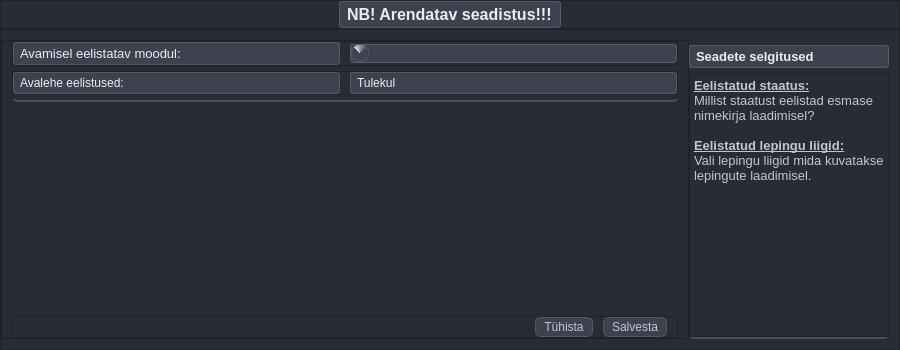
<?xml version="1.0" encoding="UTF-8"?>
<ui version="4.0">
 <class>UserSettings</class>
 <widget class="QDialog" name="UserSettings">
  <property name="geometry">
   <rect>
    <x>0</x>
    <y>0</y>
    <width>900</width>
    <height>350</height>
   </rect>
  </property>
  <property name="sizePolicy">
   <sizepolicy hsizetype="Fixed" vsizetype="Fixed">
    <horstretch>0</horstretch>
    <verstretch>0</verstretch>
   </sizepolicy>
  </property>
  <property name="minimumSize">
   <size>
    <width>900</width>
    <height>350</height>
   </size>
  </property>
  <property name="maximumSize">
   <size>
    <width>900</width>
    <height>350</height>
   </size>
  </property>
  <property name="windowTitle">
   <string>Kasutaja eelistused</string>
  </property>
  <property name="styleSheet">
   <string notr="true">

#fHelpMenu, 
#fSettingsPreferrences
{
   border: 2px solid #4d4d5b;    /*Same border style as QLineEdit */
    border-radius: 5px;
	border-top: none;
    border-left: none;
    border-right: none;
}


QWidget{
    background-color: #272c35;
	color:#c5c5d2
}


/*esialgu jaotamata omadused*/
QComboBox{

	background-color:#40414f;
	color:#ececf1;
	border: 1px solid #565869;
	border-radius: 3px;
	padding-left: 5px
}

/*Style the dropdown area*/
QComboBox::drop-down{
	background-color: qconicalgradient(cx:0.5, cy:0.5, angle:135, stop:0.704545 rgba(64, 65, 79), stop:1 rgba(217, 217, 227));
	border: 1px solid #565869;
	border-radius: 8px;
	height:16px;
	width: 16px;
	subcontrol-origin: padding;
    subcontrol-position: left
}

QComboBox::on{

  	border: 0.5px solid #acacbe;
}

QAbstractItemView {
	background-color:#40414f;
	color:#ececf1;
	border: 1px solid #565869;
	border-radius: 4px;
	padding-left: 5px
}


QPushButton{
	padding: 2px 8px;
	text-align: center;
	border-radius: 6px;
	background-color:#40414f;
	border: 1px solid #565869;
}


QPushButton:hover{
    background-color: #8e8ea0;
	border: 0.5px solid #acacbe;
	color: #343541;
	text-align: center;	
	padding: 2px 8px;
    border-radius: 6px;
	
}

QLabel {
    background-color: #40414f;
    color: #ececf1;
    border: 1px solid #565869;
    border-radius: 3px;
    padding: 3px;
}

QLineEdit {
    background-color: #35363f;  /* Lighter background color */
    color: #ececf1;
    /*border: 1px solid #4d4d5b;  Thinner border with a different color */
    border-radius: 5px;
    padding: 4px;
}

QLineEdit:hover {
    background-color: #3d3e47;  /* Slightly darker background color on hover */
}

/* Remove top and side borders */
QLineEdit {
    border-top: none;
    border-left: none;
    border-right: none;
}



</string>
  </property>
  <layout class="QVBoxLayout" name="verticalLayout_4">
   <property name="spacing">
    <number>0</number>
   </property>
   <property name="leftMargin">
    <number>0</number>
   </property>
   <property name="topMargin">
    <number>0</number>
   </property>
   <property name="rightMargin">
    <number>0</number>
   </property>
   <property name="bottomMargin">
    <number>0</number>
   </property>
   <item>
    <widget class="QFrame" name="f_Label">
     <property name="frameShape">
      <enum>QFrame::StyledPanel</enum>
     </property>
     <property name="frameShadow">
      <enum>QFrame::Raised</enum>
     </property>
     <layout class="QVBoxLayout" name="verticalLayout">
      <property name="spacing">
       <number>0</number>
      </property>
      <property name="leftMargin">
       <number>0</number>
      </property>
      <property name="topMargin">
       <number>0</number>
      </property>
      <property name="rightMargin">
       <number>0</number>
      </property>
      <property name="bottomMargin">
       <number>0</number>
      </property>
      <item alignment="Qt::AlignHCenter|Qt::AlignTop">
       <widget class="QLabel" name="lbl_Heading">
        <property name="font">
         <font>
          <family>Tahoma</family>
          <pointsize>12</pointsize>
          <weight>75</weight>
          <bold>true</bold>
         </font>
        </property>
        <property name="text">
         <string>NB! Arendatav seadistus!!!</string>
        </property>
       </widget>
      </item>
     </layout>
    </widget>
   </item>
   <item>
    <widget class="QFrame" name="fContent">
     <property name="minimumSize">
      <size>
       <width>0</width>
       <height>100</height>
      </size>
     </property>
     <property name="frameShape">
      <enum>QFrame::StyledPanel</enum>
     </property>
     <property name="frameShadow">
      <enum>QFrame::Raised</enum>
     </property>
     <layout class="QHBoxLayout" name="horizontalLayout_6">
      <property name="spacing">
       <number>0</number>
      </property>
      <property name="leftMargin">
       <number>0</number>
      </property>
      <property name="topMargin">
       <number>10</number>
      </property>
      <property name="rightMargin">
       <number>10</number>
      </property>
      <property name="bottomMargin">
       <number>10</number>
      </property>
      <item>
       <widget class="QFrame" name="fSettingsMain">
        <property name="frameShape">
         <enum>QFrame::StyledPanel</enum>
        </property>
        <property name="frameShadow">
         <enum>QFrame::Raised</enum>
        </property>
        <layout class="QVBoxLayout" name="verticalLayout_2">
         <property name="spacing">
          <number>10</number>
         </property>
         <property name="leftMargin">
          <number>10</number>
         </property>
         <property name="topMargin">
          <number>0</number>
         </property>
         <property name="rightMargin">
          <number>10</number>
         </property>
         <property name="bottomMargin">
          <number>0</number>
         </property>
         <item>
          <widget class="QFrame" name="fSettingsPreferrences">
           <property name="styleSheet">
            <string notr="true"/>
           </property>
           <property name="frameShape">
            <enum>QFrame::StyledPanel</enum>
           </property>
           <property name="frameShadow">
            <enum>QFrame::Raised</enum>
           </property>
           <layout class="QVBoxLayout" name="verticalLayout_3">
            <property name="spacing">
             <number>5</number>
            </property>
            <property name="leftMargin">
             <number>0</number>
            </property>
            <property name="topMargin">
             <number>0</number>
            </property>
            <property name="rightMargin">
             <number>0</number>
            </property>
            <property name="bottomMargin">
             <number>5</number>
            </property>
            <item>
             <widget class="QFrame" name="f_Main_5">
              <property name="frameShape">
               <enum>QFrame::StyledPanel</enum>
              </property>
              <property name="frameShadow">
               <enum>QFrame::Raised</enum>
              </property>
              <layout class="QHBoxLayout" name="horizontalLayout_5">
               <property name="spacing">
                <number>10</number>
               </property>
               <property name="leftMargin">
                <number>0</number>
               </property>
               <property name="topMargin">
                <number>0</number>
               </property>
               <property name="rightMargin">
                <number>0</number>
               </property>
               <property name="bottomMargin">
                <number>0</number>
               </property>
               <item>
                <widget class="QLabel" name="lblCurrect_Cadastral_2">
                 <property name="font">
                  <font>
                   <family>Tahoma</family>
                   <pointsize>10</pointsize>
                  </font>
                 </property>
                 <property name="text">
                  <string>Avamisel eelistatav moodul:</string>
                 </property>
                </widget>
               </item>
               <item>
                <widget class="QComboBox" name="cmbUserLayers_2">
                 <property name="baseSize">
                  <size>
                   <width>0</width>
                   <height>0</height>
                  </size>
                 </property>
                 <property name="font">
                  <font>
                   <pointsize>10</pointsize>
                  </font>
                 </property>
                 <property name="sizeAdjustPolicy">
                  <enum>QComboBox::AdjustToContents</enum>
                 </property>
                 <property name="iconSize">
                  <size>
                   <width>6</width>
                   <height>6</height>
                  </size>
                 </property>
                 <item>
                  <property name="text">
                   <string/>
                  </property>
                 </item>
                 <item>
                  <property name="text">
                   <string/>
                  </property>
                 </item>
                 <item>
                  <property name="text">
                   <string/>
                  </property>
                 </item>
                 <item>
                  <property name="text">
                   <string/>
                  </property>
                 </item>
                </widget>
               </item>
              </layout>
             </widget>
            </item>
            <item>
             <widget class="QFrame" name="f_Main_4">
              <property name="frameShape">
               <enum>QFrame::StyledPanel</enum>
              </property>
              <property name="frameShadow">
               <enum>QFrame::Raised</enum>
              </property>
              <layout class="QHBoxLayout" name="horizontalLayout_4">
               <property name="spacing">
                <number>10</number>
               </property>
               <property name="leftMargin">
                <number>0</number>
               </property>
               <property name="topMargin">
                <number>0</number>
               </property>
               <property name="rightMargin">
                <number>0</number>
               </property>
               <property name="bottomMargin">
                <number>0</number>
               </property>
               <item>
                <widget class="QLabel" name="label_5">
                 <property name="text">
                  <string>Avalehe eelistused:</string>
                 </property>
                </widget>
               </item>
               <item>
                <widget class="QLabel" name="label_4">
                 <property name="text">
                  <string>Tulekul</string>
                 </property>
                </widget>
               </item>
              </layout>
             </widget>
            </item>
           </layout>
          </widget>
         </item>
         <item>
          <spacer name="verticalSpacer_2">
           <property name="orientation">
            <enum>Qt::Vertical</enum>
           </property>
           <property name="sizeHint" stdset="0">
            <size>
             <width>20</width>
             <height>40</height>
            </size>
           </property>
          </spacer>
         </item>
         <item>
          <widget class="QFrame" name="f_Buttons">
           <property name="frameShape">
            <enum>QFrame::StyledPanel</enum>
           </property>
           <property name="frameShadow">
            <enum>QFrame::Raised</enum>
           </property>
           <layout class="QHBoxLayout" name="horizontalLayout">
            <property name="spacing">
             <number>10</number>
            </property>
            <property name="leftMargin">
             <number>0</number>
            </property>
            <property name="topMargin">
             <number>0</number>
            </property>
            <property name="rightMargin">
             <number>10</number>
            </property>
            <property name="bottomMargin">
             <number>0</number>
            </property>
            <item>
             <spacer name="horizontalSpacer">
              <property name="orientation">
               <enum>Qt::Horizontal</enum>
              </property>
              <property name="sizeHint" stdset="0">
               <size>
                <width>411</width>
                <height>20</height>
               </size>
              </property>
             </spacer>
            </item>
            <item>
             <widget class="QPushButton" name="pbDel_Project_Settings">
              <property name="text">
               <string>Tühista</string>
              </property>
              <property name="icon">
               <iconset>
                <normaloff>../../icons/Icons_hele/x-circle.svg</normaloff>../../icons/Icons_hele/x-circle.svg</iconset>
              </property>
              <property name="iconSize">
               <size>
                <width>16</width>
                <height>16</height>
               </size>
              </property>
             </widget>
            </item>
            <item>
             <widget class="QPushButton" name="pbSave_Projects_Settings">
              <property name="font">
               <font>
                <family>Tahoma</family>
               </font>
              </property>
              <property name="text">
               <string>Salvesta</string>
              </property>
              <property name="icon">
               <iconset>
                <normaloff>../../icons/Icons_hele/save.svg</normaloff>../../icons/Icons_hele/save.svg</iconset>
              </property>
              <property name="iconSize">
               <size>
                <width>16</width>
                <height>16</height>
               </size>
              </property>
             </widget>
            </item>
           </layout>
          </widget>
         </item>
        </layout>
       </widget>
      </item>
      <item>
       <widget class="QFrame" name="fHelpMenu">
        <property name="minimumSize">
         <size>
          <width>200</width>
          <height>0</height>
         </size>
        </property>
        <property name="maximumSize">
         <size>
          <width>200</width>
          <height>16777215</height>
         </size>
        </property>
        <property name="styleSheet">
         <string notr="true"/>
        </property>
        <property name="frameShape">
         <enum>QFrame::StyledPanel</enum>
        </property>
        <property name="frameShadow">
         <enum>QFrame::Raised</enum>
        </property>
        <layout class="QVBoxLayout" name="verticalLayout_10">
         <property name="spacing">
          <number>5</number>
         </property>
         <property name="leftMargin">
          <number>0</number>
         </property>
         <property name="topMargin">
          <number>5</number>
         </property>
         <property name="rightMargin">
          <number>0</number>
         </property>
         <property name="bottomMargin">
          <number>0</number>
         </property>
         <item>
          <widget class="QLabel" name="label_3">
           <property name="font">
            <font>
             <pointsize>10</pointsize>
             <weight>75</weight>
             <bold>true</bold>
            </font>
           </property>
           <property name="text">
            <string>Seadete selgitused</string>
           </property>
          </widget>
         </item>
         <item>
          <widget class="QTextEdit" name="textEdit">
           <property name="font">
            <font>
             <pointsize>10</pointsize>
            </font>
           </property>
           <property name="html">
            <string>&lt;!DOCTYPE HTML PUBLIC &quot;-//W3C//DTD HTML 4.0//EN&quot; &quot;http://www.w3.org/TR/REC-html40/strict.dtd&quot;&gt;
&lt;html&gt;&lt;head&gt;&lt;meta name=&quot;qrichtext&quot; content=&quot;1&quot; /&gt;&lt;style type=&quot;text/css&quot;&gt;
p, li { white-space: pre-wrap; }
&lt;/style&gt;&lt;/head&gt;&lt;body style=&quot; font-family:'MS Shell Dlg 2'; font-size:10pt; font-weight:400; font-style:normal;&quot;&gt;
&lt;p style=&quot; margin-top:0px; margin-bottom:0px; margin-left:0px; margin-right:0px; -qt-block-indent:0; text-indent:0px;&quot;&gt;&lt;span style=&quot; font-weight:600; text-decoration: underline;&quot;&gt;Eelistatud staatus:&lt;/span&gt;&lt;br /&gt;Millist staatust eelistad esmase nimekirja laadimisel?&lt;/p&gt;
&lt;p style=&quot;-qt-paragraph-type:empty; margin-top:0px; margin-bottom:0px; margin-left:0px; margin-right:0px; -qt-block-indent:0; text-indent:0px;&quot;&gt;&lt;br /&gt;&lt;/p&gt;
&lt;p style=&quot; margin-top:0px; margin-bottom:0px; margin-left:0px; margin-right:0px; -qt-block-indent:0; text-indent:0px;&quot;&gt;&lt;span style=&quot; font-weight:600; text-decoration: underline;&quot;&gt;Eelistatud lepingu liigid:&lt;/span&gt;&lt;br /&gt;Vali lepingu liigid mida kuvatakse lepingute laadimisel.&lt;/p&gt;&lt;/body&gt;&lt;/html&gt;</string>
           </property>
          </widget>
         </item>
        </layout>
       </widget>
      </item>
     </layout>
    </widget>
   </item>
  </layout>
 </widget>
 <resources/>
 <connections/>
</ui>
